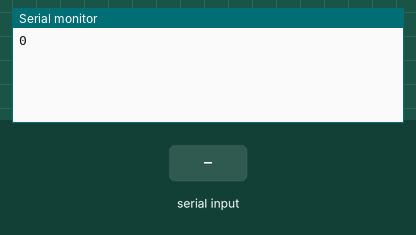
The sketch below on a simulated ESP8266 (NodeMCU). Parts: the last lines printed to the serial monitor. The inputs (shaded band) are chosen by the test bench. WiFi joins after 1.5 s; servers stay silent unless stated.

Above: at 1.2 s.
1.3 s: "90,45\n" received over Serial
At 2.5 s:
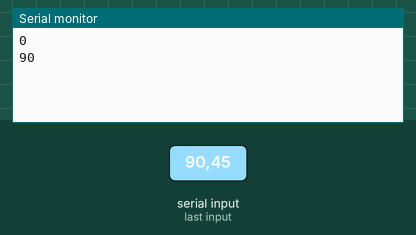
2.8 s: "30,150\n" received over Serial
At 3.4 s:
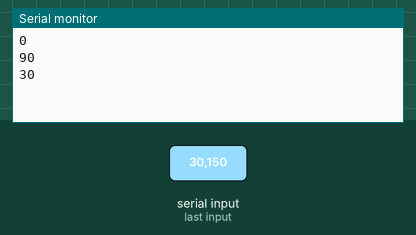
Timing chart, 0 to 5.8 s (numbered marks = the images above; inputs shaded):
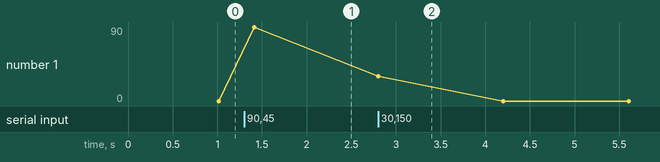

The sketch:

thing_speak_basic.ino
```cpp
#include <ESP8266WiFi.h>
#include <WiFiClient.h>
#include <ThingSpeak.h>

const char* ssid = "Pantech Thillainagar"; //Your Network SSID
const char* password = "pantechtry"; //Your Network Password
unsigned long myChannelNumber =  950614; //Your Channel Number (Without Brackets)
const char * myWriteAPIKey = "AEO6JECVORERMWHD"; //Your Write API Key

//String latitude="10.7881924"; //28.612953,77.231545
//String logitude="78.6530119";
//String inchar="0.07";

WiFiClient client;


void setup()

{
 Serial.begin(115200);
 delay(10);
 WiFi.begin(ssid, password);
 ThingSpeak.begin(client);
}


void loop()
 {
 String data = Serial.readStringUntil('\n'); //reads the first line of request
 int distance = data.toInt();
 Serial.println(distance);

//ThingSpeak.writeField(myChannelNumber, 1,latitude, myWriteAPIKey); //Update in ThingSpeak
ThingSpeak.writeField(myChannelNumber, 1,distance, myWriteAPIKey); //Update in ThingSpeak
//ThingSpeak.writeField(myChannelNumber, 3,inchar, myWriteAPIKey); //Update in ThingSpeak
  // logitude

 delay(100);

}
```

Measured:
- after the input at 1.3 s, the serial monitor: prints a new line after 0.11 s (image 1)
- after the input at 2.8 s, the serial monitor: prints a new line at once (image 2)
- plotted number 1: 0 → 90 after the input at 1.3 s
